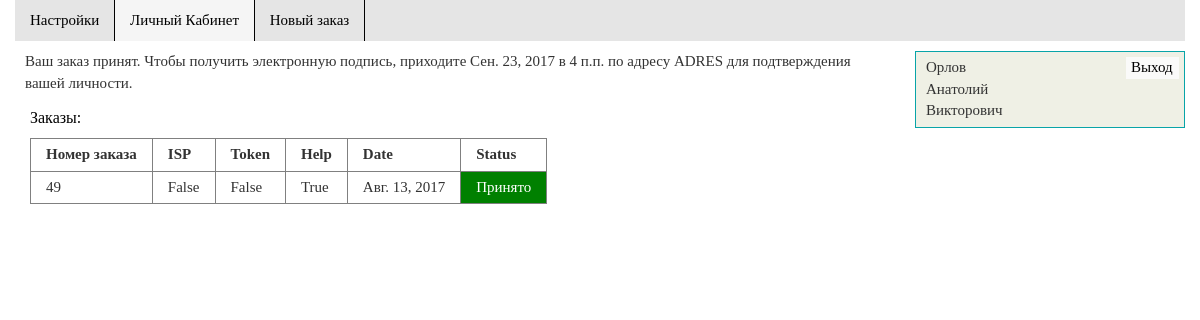
/ (signed in), run on an earlier commit of the app's database.
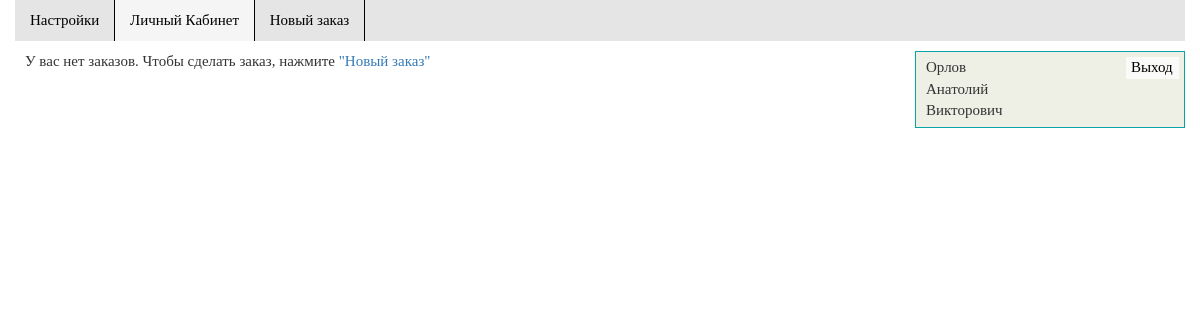
And on a later commit of the database.
### base_model/models.py (models this page shows, shortened)
class Meeting(models.Model):
    order = models.OneToOneField(Order)
    date = models.DateField()
    time = models.TimeField()

class Order(models.Model):
    person = models.ForeignKey(Person)
    Isp = models.BooleanField()
    Token = models.BooleanField()
    Help = models.BooleanField()
    Date = models.DateField()
    Status = models.CharField(default=u'В рассмотрении', max_length=30)
    Number = models.IntegerField(default=0)
    Text = models.TextField(default='', max_length=500)

### base_model/views.py (the view)
# urls.py: url(r'^$', views.index, name='index'),
@login_required(redirect_field_name='', login_url='/login/')
def index(request):
    context = init(request, u'Личный кабинет', 'm2')
    context['orders'] = Order.objects.filter(person=context['user']).order_by('Date')
    if len(context['orders']) != 0 and context['orders'][0].Status == u'Принято':
        meeting = Meeting.objects.filter(order=context['orders'][0])
        if len(meeting) != 0:
            context['meeting'] = meeting[0]
    return render(request, 'index.html', context)

### base_model/views.py (called while the page is built)
def init(request, title, *args):
    context = {}
    context['title'] = title
    if request.user.is_authenticated:
        if len(args) != 0:
            context['menu'] = {args[0]: True}
        context['user'] = Person.objects.get(user=request.user)
    return context

### templates/index.html
{% extends 'base.html' %}
{% block content %}
{% if orders.count == 0 %}
У вас нет заказов. Чтобы сделать заказ, нажмите <a href="{% url 'new_order' %}">"Новый заказ"</a>
{% else %}
{% if meeting %}
Ваш заказ принят. Чтобы получить электронную подпись, приходите {{ meeting.date }} в {{ meeting.time }}
по адресу ADRES для подтверждения вашей личности.
{% endif %}
<table border="1">
  <caption>Заказы:</caption>
  <tr>
    <th>Номер заказа</th>
    <th>ISP</th>
    <th>Token</th>
    <th>Help</th>
    <th>Date</th>
    <th>Status</th>
  </tr>
  {% for order in orders %}
  <tr>
    <td>{{order.Number}}</td>
    <td>{{order.Isp}}</td>
    <td>{{order.Token}}</td>
    <td>{{order.Help}}</td>
    <td>{{order.Date}}</td>
    {% include 'status.html' %}
  </tr>
  {% endfor %}
</table>
{% endif %}
{% endblock %}

### templates/status.html
<td class={% if order.Status == 'В рассмотрении' %}
  "in-progress"
  {% else %}
  {% if order.Status == 'Принято' %}
    "success"
  {% else %}
    "failed"
  {% endif %}
{% endif %}>{{order.Status}}</td>

What changed in the data, as far as the page shows it:
removed Meeting: date "Сен. 23, 2017", time "4 п.п."
removed Order: Number "49", Isp "False", Token "False", Help "True", Date "Авг. 13, 2017", Status "Принято"
Also different on the page:
text no longer shown: "Ваш заказ принят. Чтобы получить электронную подпись, приходите в по адресу ADRES для подтверждения вашей личности. Заказы: Номер заказа ISP Token Help Date Status"
text now shown: "У вас нет заказов. Чтобы сделать заказ, нажмите \"Новый заказ\""
